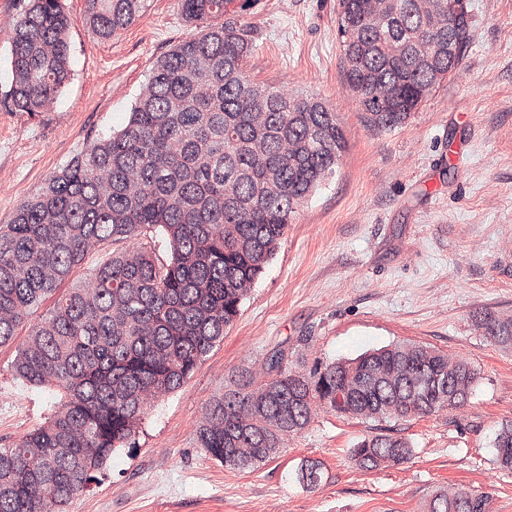
#> input picture normalized/example1.png, 1024 x 1024 px, found by its file name (shown at 1/2 size)
$ python example_augmentation.py   (older library calls are emulated)
#> lines starting #> are read from the running program, lines starting #| are printed output that depends on the picture
### stainAugmentation.py
import random
import numpy as np

import random

def randomHEStaining(img, maxRef=4.0, eps=0.1):
    ''' Randomize staining appearence of H&E stained images

    Input:
        I: RGB input image
        maxRef: (optional) maxRef + eps = max range of H and E portions. Good range between 3 and 5.
        eps: Min portion. Must be over zero.

    Output:
        image: stain augmented RGB image

    Reference:
        Modified from https://github.com/schaugf/HEnorm_python
        A method for normalizing histology slides for quantitative analysis. M.
        Macenko et al., ISBI 2009
    '''

    Io=240
    alpha=1
    beta=0.15

    HERef = np.array([[0.5626, 0.2159],
                      [0.7201, 0.8012],
                      [0.4062, 0.5581]])

    maxCRef = np.random.uniform(size=2) * maxRef + eps

    # define height and width of image
    h, w, c = img.shape

    # reshape image
    img = img.reshape((-1,c))

    # calculate optical density
    OD = -np.log((img.astype(np.float)+1)/Io)

    # remove transparent pixels
    ODhat = OD[~np.any(OD<beta, axis=1)]

    # compute eigenvectors
    eigvals, eigvecs = None,None
    try:
        eigvals, eigvecs = np.linalg.eigh(np.cov(ODhat.T))
    except AssertionError:
        return img.reshape(h, w, c)
    except np.linalg.LinAlgError:
        return img.reshape(h, w, c)

    #project on the plane spanned by the eigenvectors corresponding to the two
    # largest eigenvalues
    That = ODhat.dot(eigvecs[:,1:3])

    phi = np.arctan2(That[:,1],That[:,0])

    minPhi = np.percentile(phi, alpha)
    maxPhi = np.percentile(phi, 100-alpha)

    vMin = eigvecs[:,1:3].dot(np.array([(np.cos(minPhi), np.sin(minPhi))]).T)
    vMax = eigvecs[:,1:3].dot(np.array([(np.cos(maxPhi), np.sin(maxPhi))]).T)

    # a heuristic to make the vector corresponding to hematoxylin first and the
    # one corresponding to eosin second
    if vMin[0] > vMax[0]:
        HE = np.array((vMin[:,0], vMax[:,0])).T
    else:
        HE = np.array((vMax[:,0], vMin[:,0])).T

    # rows correspond to channels (RGB), columns to OD values
    Y = np.reshape(OD, (-1, 3)).T

    # determine concentrations of the individual stains
    C = np.linalg.lstsq(HE,Y, rcond=None)[0]

    # normalize stain concentrations
    maxC = np.array([np.percentile(C[0,:], 99), np.percentile(C[1,:],99)])

    tmp = np.divide(maxC,maxCRef)
    C2 = np.divide(C,tmp[:, np.newaxis])

    # recreate the image using reference mixing matrix
    Inorm = np.multiply(Io, np.exp(-HERef.dot(C2)))
    Inorm[Inorm>255] = 254
    Inorm = np.reshape(Inorm.T, (h, w, 3)).astype(np.uint8)

    return Inorm

### example_augmentation.py
import stainAugmentation
import cv2
import matplotlib.pyplot as plt

original_image = cv2.cvtColor(cv2.imread('imgs/example1.png'), cv2.COLOR_BGR2RGB)

fig, ax = plt.subplots(4,4, figsize=(10,10))
for i in range(4):
    for j in range(4):
        augmented_image = stainAugmentation.randomHEStaining(original_image)
        ax[i,j].imshow(augmented_image)
        ax[j, i].xaxis.set_major_locator(plt.NullLocator())
        ax[j, i].yaxis.set_major_locator(plt.NullLocator())
#> this loop made 4 passes
#> pass 1, in randomHEStaining, `Inorm = np.reshape(Inorm.T, (h, w, 3)).astype(np.uint8)`:
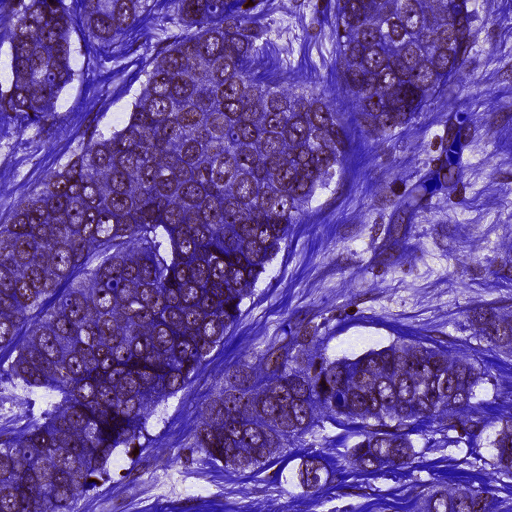
#> Inorm: shape (1024, 1024, 3) (shown at 1/2 size); mean of channels 0, 1, 2 155.7, 78, 108.3; drawn as B, G, R
#> pass 1, in randomHEStaining (call 2), `Inorm = np.reshape(Inorm.T, (h, w, 3)).astype(np.uint8)`:
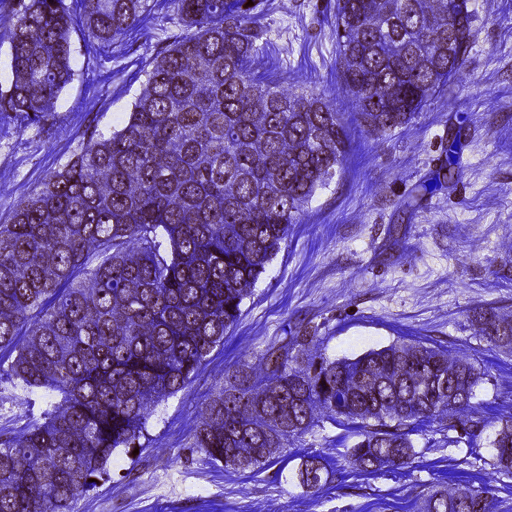
#> Inorm: shape (1024, 1024, 3) (shown at 1/2 size); mean of channels 0, 1, 2 163.9, 93.4, 123.9; drawn as B, G, R
#> pass 1, in randomHEStaining (call 4), `Inorm = np.reshape(Inorm.T, (h, w, 3)).astype(np.uint8)`:
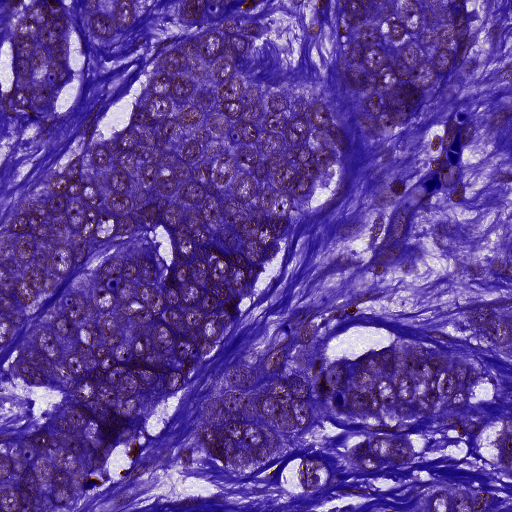
#> Inorm: shape (1024, 1024, 3) (shown at 1/2 size); mean of channels 0, 1, 2 149.8, 66.7, 96; drawn as B, G, R
plt.tight_layout()
plt.savefig('imgs/example_augmentations.png')
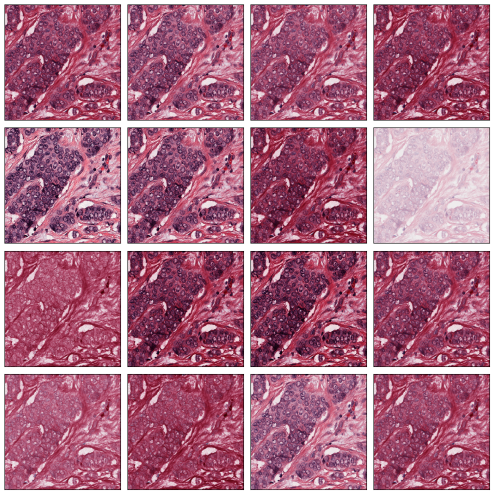
#> figure drawn by matplotlib, 16 panels

$ run again, with normalized/example2.png copied over normalized/example1.png
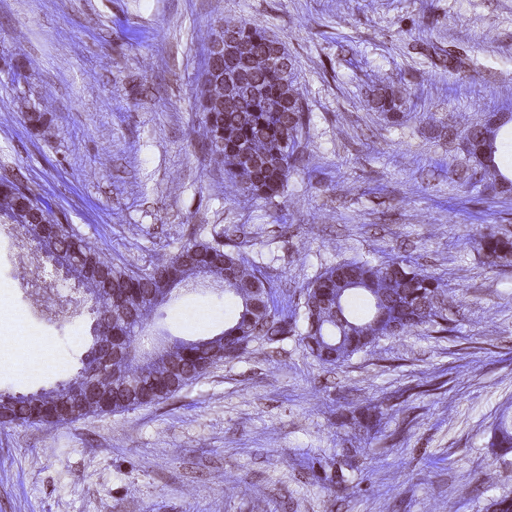
#> input picture normalized/example2.png, 1024 x 1024 px, found by its file name (shown at 1/2 size)
#> the loop `for i in range(4):` made 4 passes
#> pass 1, in randomHEStaining (call 3), `Inorm = np.reshape(Inorm.T, (h, w, 3)).astype(np.uint8)`:
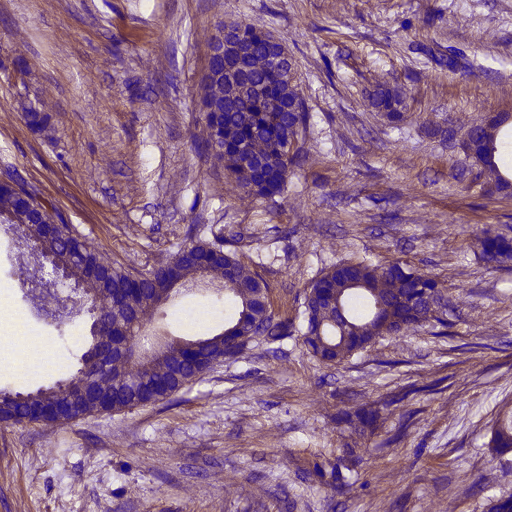
#> Inorm: shape (1024, 1024, 3) (shown at 1/2 size); mean of channels 0, 1, 2 142.9, 108.5, 144.8; drawn as B, G, R
#> pass 1, in randomHEStaining (call 4), `Inorm = np.reshape(Inorm.T, (h, w, 3)).astype(np.uint8)`:
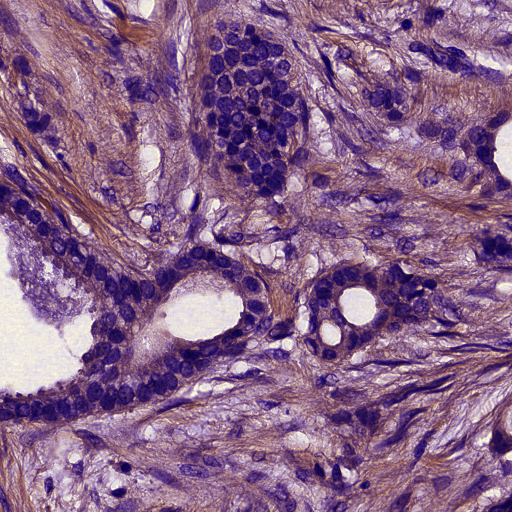
#> Inorm: shape (1024, 1024, 3) (shown at 1/2 size); mean of channels 0, 1, 2 137.3, 101.4, 136.9; drawn as B, G, R

$ run again, with normalized/example2_E.png copied over normalized/example1.png
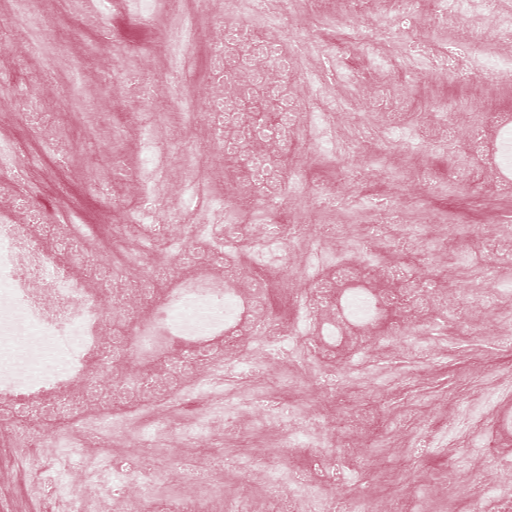
#> input picture normalized/example2_E.png, 1024 x 1024 px, found by its file name (shown at 1/2 size)
#> the loop `for i in range(4):` made 4 passes
#> pass 1, in randomHEStaining, `Inorm = np.reshape(Inorm.T, (h, w, 3)).astype(np.uint8)`:
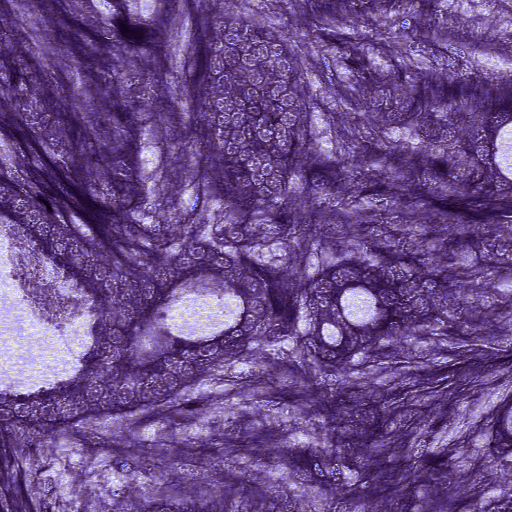
#> Inorm: shape (1024, 1024, 3) (shown at 1/2 size); mean of channels 0, 1, 2 140.1, 78.1, 111.5; drawn as B, G, R

$ run again, with normalized/example2_H.png copied over normalized/example1.png
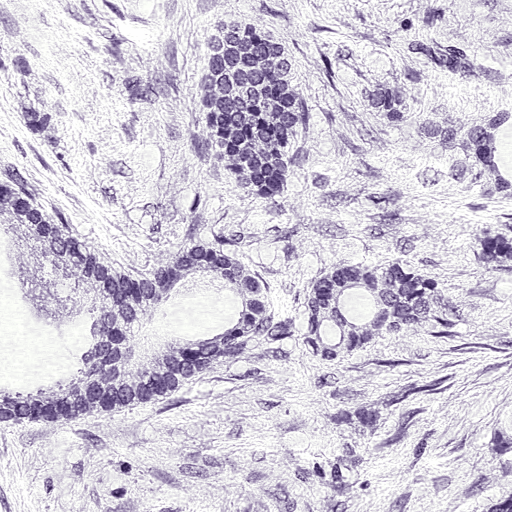
#> input picture normalized/example2_H.png, 1024 x 1024 px, found by its file name (shown at 1/2 size)
#> the loop `for i in range(4):` made 4 passes
#> pass 1, in randomHEStaining (call 2), `Inorm = np.reshape(Inorm.T, (h, w, 3)).astype(np.uint8)`:
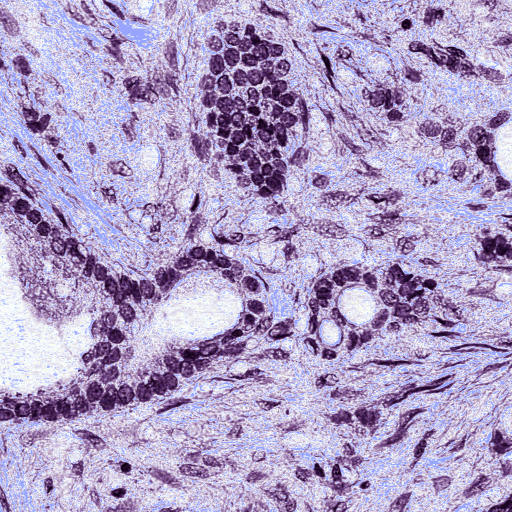
#> Inorm: shape (1024, 1024, 3) (shown at 1/2 size); mean of channels 0, 1, 2 198.7, 158.7, 174; drawn as B, G, R
#> pass 1, in randomHEStaining (call 4), `Inorm = np.reshape(Inorm.T, (h, w, 3)).astype(np.uint8)`:
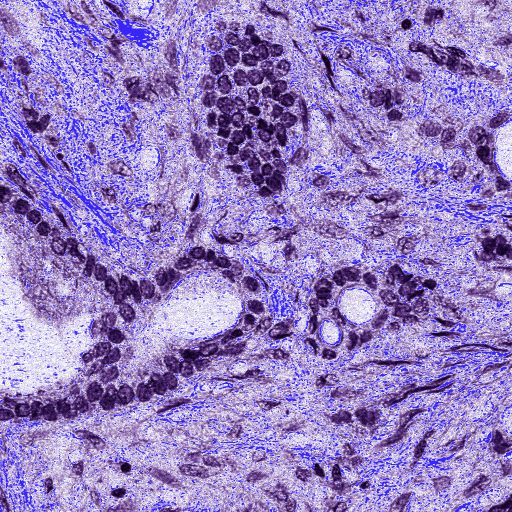
#> Inorm: shape (1024, 1024, 3) (shown at 1/2 size); mean of channels 0, 1, 2 197.2, 128.7, 149.4; drawn as B, G, R
